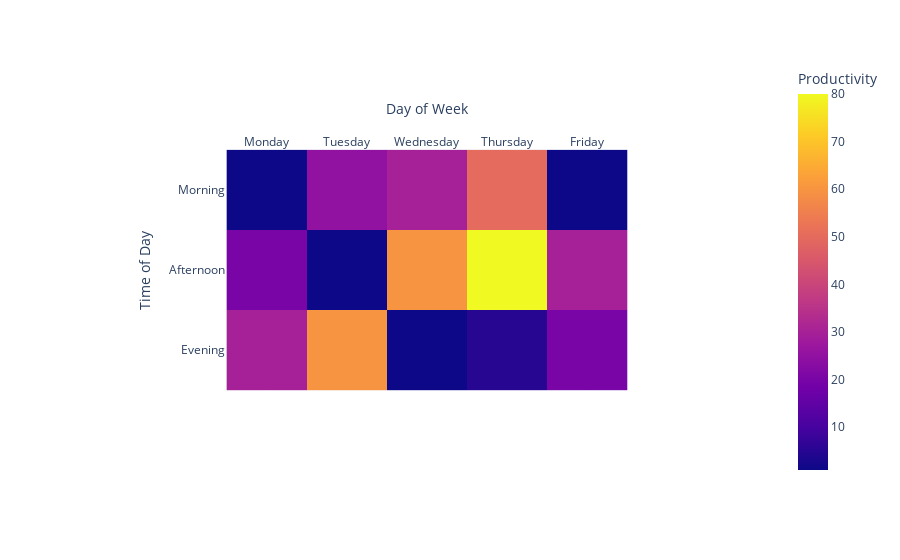

Here is the notebook cell this chart was saved with:
### Code cell
import plotly.express as px
data=[[1, 25, 30, 50, 1], [20, 1, 60, 80, 30], [30, 60, 1, 5, 20]]
fig = px.imshow(data,
                labels=dict(x="Day of Week", y="Time of Day", color="Productivity"),
                x=['Monday', 'Tuesday', 'Wednesday', 'Thursday', 'Friday'],
                y=['Morning', 'Afternoon', 'Evening']
               )
fig.update_xaxes(side="top")
fig.show()

### Figure 1 — Plotly figure (JSON) as saved in the notebook; plotly's stock layout.template omitted (floating-point values rounded to 4 significant figures)
{"data": [{"coloraxis": "coloraxis", "hovertemplate": "Day of Week: %{x}<br>Time of Day: %{y}<br>Productivity: %{z}<extra></extra>", "type": "heatmap", "x": ["Monday", "Tuesday", "Wednesday", "Thursday", "Friday"], "y": ["Morning", "Afternoon", "Evening"], "z": [[1, 25, 30, 50, 1], [20, 1, 60, 80, 30], [30, 60, 1, 5, 20]]}], "layout": {"autosize": true, "coloraxis": {"colorbar": {"title": {"text": "Productivity"}}, "colorscale": [[0, "#0d0887"], [0.1111, "#46039f"], [0.2222, "#7201a8"], [0.3333, "#9c179e"], [0.4444, "#bd3786"], [0.5556, "#d8576b"], [0.6667, "#ed7953"], [0.7778, "#fb9f3a"], [0.8889, "#fdca26"], [1, "#f0f921"]]}, "margin": {"t": 60}, "xaxis": {"autorange": true, "constrain": "domain", "domain": [0.211, 0.789], "range": [-0.5, 4.5], "scaleanchor": "y", "side": "top", "title": {"text": "Day of Week"}, "type": "category"}, "yaxis": {"autorange": true, "constrain": "domain", "domain": [0, 1], "range": [2.5, -0.5], "title": {"text": "Time of Day"}, "type": "category"}}}
